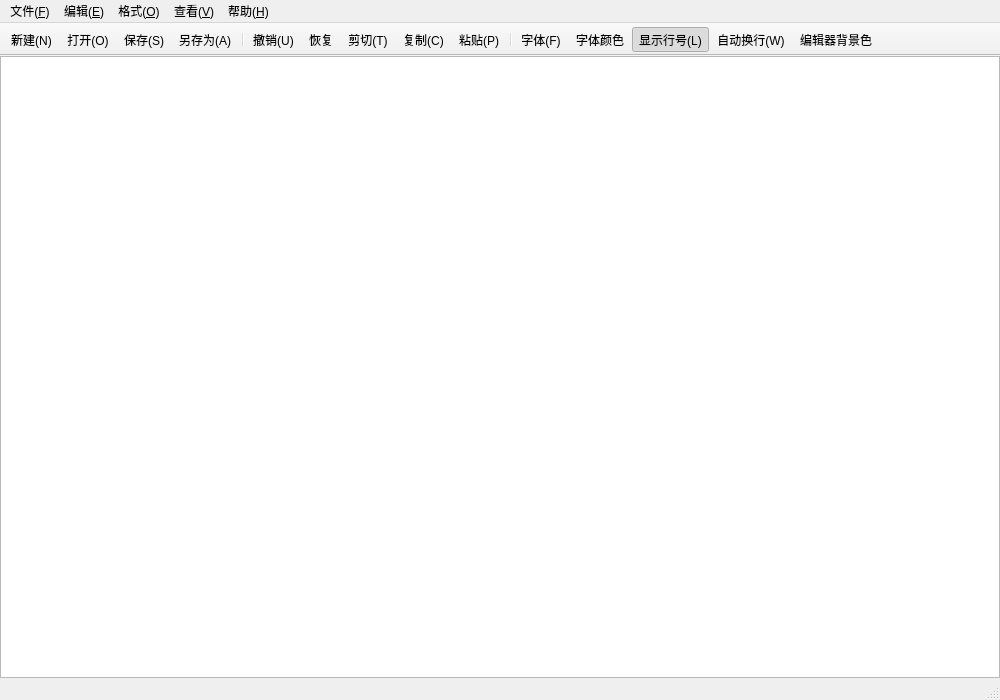
<?xml version="1.0" encoding="UTF-8"?>
<ui version="4.0">
 <class>MainWindow</class>
 <widget class="QMainWindow" name="MainWindow">
  <property name="geometry">
   <rect>
    <x>0</x>
    <y>0</y>
    <width>1000</width>
    <height>700</height>
   </rect>
  </property>
  <property name="windowIcon">
   <iconset resource="resources.qrc">
    <normaloff>:/icons/app.svg</normaloff>:/icons/app.svg</iconset>
  </property>
  <property name="windowTitle">
   <string>简单文本编辑器</string>
  </property>
  <widget class="QWidget" name="centralwidget">
   <layout class="QVBoxLayout" name="verticalLayout">
    <property name="spacing">
     <number>0</number>
    </property>
    <property name="leftMargin">
     <number>0</number>
    </property>
    <property name="topMargin">
     <number>0</number>
    </property>
    <property name="rightMargin">
     <number>0</number>
    </property>
    <property name="bottomMargin">
     <number>0</number>
    </property>
    <item>
     <widget class="CodeEditor" name="editor"/>
    </item>
   </layout>
  </widget>
  <widget class="QMenuBar" name="menubar">
   <property name="geometry">
    <rect>
     <x>0</x>
     <y>0</y>
     <width>1000</width>
     <height>22</height>
    </rect>
   </property>
   <widget class="QMenu" name="menuFile">
    <property name="title">
     <string>文件(&amp;F)</string>
    </property>
    <addaction name="actNew"/>
    <addaction name="actOpen"/>
    <addaction name="separator"/>
    <addaction name="actSave"/>
    <addaction name="actSaveAs"/>
    <addaction name="separator"/>
    <addaction name="actAutoSave"/>
    <addaction name="separator"/>
    <addaction name="actExit"/>
   </widget>
   <widget class="QMenu" name="menuEdit">
    <property name="title">
     <string>编辑(&amp;E)</string>
    </property>
    <addaction name="actUndo"/>
    <addaction name="actRedo"/>
    <addaction name="separator"/>
    <addaction name="actCut"/>
    <addaction name="actCopy"/>
    <addaction name="actPaste"/>
    <addaction name="separator"/>
    <addaction name="actFind"/>
    <addaction name="actReplace"/>
    <addaction name="separator"/>
    <addaction name="actSelectAll"/>
   </widget>
   <widget class="QMenu" name="menuFormat">
    <property name="title">
     <string>格式(&amp;O)</string>
    </property>
    <addaction name="actWordWrap"/>
    <addaction name="actLineNumber"/>
    <addaction name="separator"/>
    <addaction name="actFont"/>
    <addaction name="actFontColor"/>
    <addaction name="separator"/>
    <addaction name="actTextBackground"/>
    <addaction name="actEditorBackground"/>
   </widget>
   <widget class="QMenu" name="menuView">
    <property name="title">
     <string>查看(&amp;V)</string>
    </property>
    <addaction name="actToolBar"/>
    <addaction name="actStatusBar"/>
   </widget>
   <widget class="QMenu" name="menuHelp">
    <property name="title">
     <string>帮助(&amp;H)</string>
    </property>
    <addaction name="actAbout"/>
   </widget>
   <addaction name="menuFile"/>
   <addaction name="menuEdit"/>
   <addaction name="menuFormat"/>
   <addaction name="menuView"/>
   <addaction name="menuHelp"/>
  </widget>
  <widget class="QToolBar" name="toolBar">
   <property name="windowTitle">
    <string>工具栏</string>
   </property>
   <property name="movable">
    <bool>false</bool>
   </property>
   <property name="iconSize">
    <size>
     <width>22</width>
     <height>22</height>
    </size>
   </property>
   <property name="toolButtonStyle">
    <enum>Qt::ToolButtonIconOnly</enum>
   </property>
   <attribute name="toolBarArea">
    <enum>TopToolBarArea</enum>
   </attribute>
   <attribute name="toolBarBreak">
    <bool>false</bool>
   </attribute>
   <addaction name="actNew"/>
   <addaction name="actOpen"/>
   <addaction name="actSave"/>
   <addaction name="actSaveAs"/>
   <addaction name="separator"/>
   <addaction name="actUndo"/>
   <addaction name="actRedo"/>
   <addaction name="actCut"/>
   <addaction name="actCopy"/>
   <addaction name="actPaste"/>
   <addaction name="separator"/>
   <addaction name="actFont"/>
   <addaction name="actFontColor"/>
   <addaction name="actLineNumber"/>
   <addaction name="actWordWrap"/>
   <addaction name="actEditorBackground"/>
  </widget>
  <widget class="QStatusBar" name="statusbar"/>
  <action name="actNew">
   <property name="icon">
    <iconset resource="resources.qrc">
     <normaloff>:/icons/new.svg</normaloff>:/icons/new.svg</iconset>
   </property>
   <property name="text">
    <string>新建(&amp;N)</string>
   </property>
   <property name="toolTip">
    <string>新建文件 (Ctrl+N)</string>
   </property>
   <property name="shortcut">
    <string>Ctrl+N</string>
   </property>
  </action>
  <action name="actOpen">
   <property name="icon">
    <iconset resource="resources.qrc">
     <normaloff>:/icons/open.svg</normaloff>:/icons/open.svg</iconset>
   </property>
   <property name="text">
    <string>打开(&amp;O)</string>
   </property>
   <property name="toolTip">
    <string>打开文件 (Ctrl+O)</string>
   </property>
   <property name="shortcut">
    <string>Ctrl+O</string>
   </property>
  </action>
  <action name="actSave">
   <property name="icon">
    <iconset resource="resources.qrc">
     <normaloff>:/icons/save.svg</normaloff>:/icons/save.svg</iconset>
   </property>
   <property name="text">
    <string>保存(&amp;S)</string>
   </property>
   <property name="toolTip">
    <string>保存文件 (Ctrl+S)</string>
   </property>
   <property name="shortcut">
    <string>Ctrl+S</string>
   </property>
  </action>
  <action name="actSaveAs">
   <property name="icon">
    <iconset resource="resources.qrc">
     <normaloff>:/icons/saveas.svg</normaloff>:/icons/saveas.svg</iconset>
   </property>
   <property name="text">
    <string>另存为(&amp;A)</string>
   </property>
   <property name="toolTip">
    <string>另存为 (Ctrl+Shift+S)</string>
   </property>
   <property name="shortcut">
    <string>Ctrl+Shift+S</string>
   </property>
  </action>
  <action name="actExit">
   <property name="text">
    <string>退出(&amp;X)</string>
   </property>
   <property name="shortcut">
    <string>Ctrl+Q</string>
   </property>
  </action>
  <action name="actUndo">
   <property name="icon">
    <iconset resource="resources.qrc">
     <normaloff>:/icons/undo.svg</normaloff>:/icons/undo.svg</iconset>
   </property>
   <property name="text">
    <string>撤销(&amp;U)</string>
   </property>
   <property name="toolTip">
    <string>撤销 (Ctrl+Z)</string>
   </property>
   <property name="shortcut">
    <string>Ctrl+Z</string>
   </property>
  </action>
  <action name="actRedo">
   <property name="icon">
    <iconset resource="resources.qrc">
     <normaloff>:/icons/redo.svg</normaloff>:/icons/redo.svg</iconset>
   </property>
   <property name="text">
    <string>恢复</string>
   </property>
   <property name="toolTip">
    <string>恢复撤销 (Ctrl+Y)</string>
   </property>
   <property name="shortcut">
    <string>Ctrl+Y</string>
   </property>
  </action>
  <action name="actCut">
   <property name="icon">
    <iconset resource="resources.qrc">
     <normaloff>:/icons/cut.svg</normaloff>:/icons/cut.svg</iconset>
   </property>
   <property name="text">
    <string>剪切(&amp;T)</string>
   </property>
   <property name="toolTip">
    <string>剪切选中内容 (Ctrl+X)</string>
   </property>
   <property name="shortcut">
    <string>Ctrl+X</string>
   </property>
  </action>
  <action name="actCopy">
   <property name="icon">
    <iconset resource="resources.qrc">
     <normaloff>:/icons/copy.svg</normaloff>:/icons/copy.svg</iconset>
   </property>
   <property name="text">
    <string>复制(&amp;C)</string>
   </property>
   <property name="toolTip">
    <string>复制选中内容 (Ctrl+C)</string>
   </property>
   <property name="shortcut">
    <string>Ctrl+C</string>
   </property>
  </action>
  <action name="actPaste">
   <property name="icon">
    <iconset resource="resources.qrc">
     <normaloff>:/icons/paste.svg</normaloff>:/icons/paste.svg</iconset>
   </property>
   <property name="text">
    <string>粘贴(&amp;P)</string>
   </property>
   <property name="toolTip">
    <string>粘贴 (Ctrl+V)</string>
   </property>
   <property name="shortcut">
    <string>Ctrl+V</string>
   </property>
  </action>
  <action name="actSelectAll">
   <property name="text">
    <string>全选(&amp;A)</string>
   </property>
   <property name="shortcut">
    <string>Ctrl+A</string>
   </property>
  </action>
  <action name="actFind">
   <property name="icon">
    <iconset resource="resources.qrc">
     <normaloff>:/icons/find.svg</normaloff>:/icons/find.svg</iconset>
   </property>
   <property name="text">
    <string>查找(&amp;F)</string>
   </property>
   <property name="shortcut">
    <string>Ctrl+F</string>
   </property>
  </action>
  <action name="actReplace">
   <property name="icon">
    <iconset resource="resources.qrc">
     <normaloff>:/icons/replace.svg</normaloff>:/icons/replace.svg</iconset>
   </property>
   <property name="text">
    <string>替换(&amp;R)</string>
   </property>
   <property name="shortcut">
    <string>Ctrl+H</string>
   </property>
  </action>
  <action name="actFont">
   <property name="icon">
    <iconset resource="resources.qrc">
     <normaloff>:/icons/font.svg</normaloff>:/icons/font.svg</iconset>
   </property>
   <property name="text">
    <string>字体(&amp;F)</string>
   </property>
   <property name="toolTip">
    <string>设置字体</string>
   </property>
  </action>
  <action name="actFontColor">
   <property name="icon">
    <iconset resource="resources.qrc">
     <normaloff>:/icons/fontcolor.svg</normaloff>:/icons/fontcolor.svg</iconset>
   </property>
   <property name="text">
    <string>字体颜色</string>
   </property>
   <property name="toolTip">
    <string>设置字体颜色</string>
   </property>
  </action>
  <action name="actTextBackground">
   <property name="text">
    <string>字体背景色</string>
   </property>
   <property name="toolTip">
    <string>设置文字底色</string>
   </property>
  </action>
  <action name="actEditorBackground">
   <property name="icon">
    <iconset resource="resources.qrc">
     <normaloff>:/icons/bgcolor.svg</normaloff>:/icons/bgcolor.svg</iconset>
   </property>
   <property name="text">
    <string>编辑器背景色</string>
   </property>
   <property name="toolTip">
    <string>设置编辑器背景色</string>
   </property>
  </action>
  <action name="actWordWrap">
   <property name="icon">
    <iconset resource="resources.qrc">
     <normaloff>:/icons/wrap.svg</normaloff>:/icons/wrap.svg</iconset>
   </property>
   <property name="text">
    <string>自动换行(&amp;W)</string>
   </property>
   <property name="checkable">
    <bool>true</bool>
   </property>
  </action>
  <action name="actLineNumber">
   <property name="icon">
    <iconset resource="resources.qrc">
     <normaloff>:/icons/lineno.svg</normaloff>:/icons/lineno.svg</iconset>
   </property>
   <property name="text">
    <string>显示行号(&amp;L)</string>
   </property>
   <property name="shortcut">
    <string>Ctrl+L</string>
   </property>
   <property name="checkable">
    <bool>true</bool>
   </property>
   <property name="checked">
    <bool>true</bool>
   </property>
  </action>
  <action name="actToolBar">
   <property name="text">
    <string>工具栏(&amp;T)</string>
   </property>
   <property name="checkable">
    <bool>true</bool>
   </property>
   <property name="checked">
    <bool>true</bool>
   </property>
  </action>
  <action name="actStatusBar">
   <property name="text">
    <string>状态栏(&amp;S)</string>
   </property>
   <property name="checkable">
    <bool>true</bool>
   </property>
   <property name="checked">
    <bool>true</bool>
   </property>
  </action>
  <action name="actAutoSave">
   <property name="text">
    <string>定时自动保存</string>
   </property>
   <property name="checkable">
    <bool>true</bool>
   </property>
   <property name="checked">
    <bool>true</bool>
   </property>
  </action>
  <action name="actAbout">
   <property name="icon">
    <iconset resource="resources.qrc">
     <normaloff>:/icons/about.svg</normaloff>:/icons/about.svg</iconset>
   </property>
   <property name="text">
    <string>关于(&amp;A)</string>
   </property>
  </action>
 </widget>
 <customwidgets>
  <customwidget>
   <class>CodeEditor</class>
   <extends>QPlainTextEdit</extends>
   <header>codeeditor.h</header>
  </customwidget>
 </customwidgets>
 <resources>
  <include location="resources.qrc"/>
 </resources>
 <connections/>
</ui>
